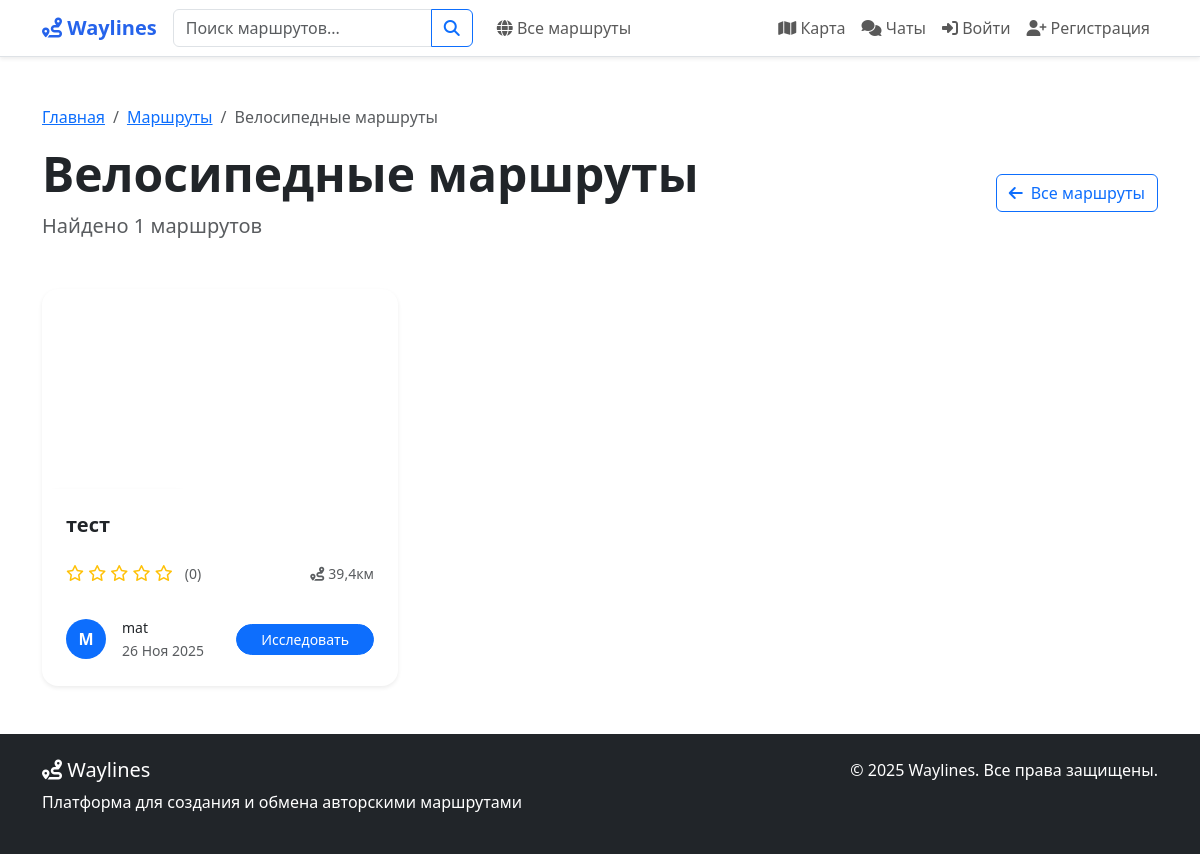
The app's page /routes/routes/cycling/ with its own data.
### routes/models.py (models this page shows, shortened)
class Route(models.Model):
    PRIVACY_CHOICES = [
        ("public", "Публичный"),
        ("private", "Приватный"),
        ("link", "По ссылке"),
        ("personal", "Персональный"),
    ]
    ROUTE_TYPE_CHOICES = [
        ("driving", "Автомобильный"),
        ("walking", "Пеший"),
        ("cycling", "Велосипедный"),
        ("mixed", "Смешанный"),
    ]
    MOOD_CHOICES = [
        ("calm", "Спокойный"),
        ("active", "Активный"),
        ("extreme", "Экстремальный"),
        ("romantic", "Романтический"),
        ("family", "Семейный"),
        ("adventure", "Приключенческий"),
    ]
    THEME_CHOICES = [
        ("historical", "Исторический"),
        ("nature", "Природный"),
        ("urban", "Городской"),
        ("cultural", "Культурный"),
        ("gastronomic", "Гастрономический"),
        ("religious", "Религиозный"),
        ("architectural", "Архитектурный"),
    ]
    author = models.ForeignKey(
        User,
        on_delete=models.CASCADE,
        related_name="routes",
        verbose_name="Автор",
    )
    name = models.CharField("Название", max_length=200)
    description = models.TextField("Описание", blank=True)
    short_description = models.TextField(
        "Краткое описание", max_length=300, blank=True
    )
    privacy = models.CharField(
        "Приватность", max_length=20, choices=PRIVACY_CHOICES, default="public"
    )
    route_type = models.CharField(
        "Тип маршрута",
        max_length=20,
        choices=ROUTE_TYPE_CHOICES,
        default="walking",
    )
    mood = models.CharField(
        "Настроение", max_length=20, choices=MOOD_CHOICES, blank=True
    )
    theme = models.CharField(
        "Тема", max_length=20, choices=THEME_CHOICES, blank=True
    )
    duration_minutes = models.IntegerField(
        "Продолжительность (минут)", default=0
    )
    country = models.CharField(max_length=100, blank=True, null=True, verbose_name="Страна")
    total_distance = models.FloatField("Общее расстояние (км)", default=0)
    is_active = models.BooleanField("Актуален", default=True)
    has_audio_guide = models.BooleanField("Есть аудиогид", default=False)
    is_elderly_friendly = models.BooleanField("Для пожилых", default=False)
    shared_with = models.ManyToManyField(
        User,
        related_name="shared_routes",
        blank=True,
        verbose_name="Доступно для",
    )
    created_at = models.DateTimeField("Создан", auto_now_add=True)
    updated_at = models.DateTimeField("Обновлён", auto_now=True)
    last_status_update = models.DateTimeField(
        "Последнее обновление статуса", auto_now=True
    )
    class Meta:
        verbose_name = "Маршрут"
        verbose_name_plural = "Маршруты"
        ordering = ["-created_at"]
    def get_average_rating(self):
        ratings = self.ratings.all()
        if ratings:
            return sum(r.rating for r in ratings) / len(ratings)
        return 0

### routes/views.py (the view)
# urls.py: path("routes/cycling/", views.cycling_routes, name="cycling_routes"),
def cycling_routes(request):
    routes = Route.objects.filter(route_type='cycling', is_active=True)
    context = {
        'routes': routes,
        'page_title': 'Велосипедные маршруты',
        'route_type': 'cycling',
        'total_count': routes.count()
    }
    return render(request, 'routes/filtered_routes.html', context)

### users/context_processors.py (called while the page is built, shortened)
def navbar_context(request):
    context = {}
    return context

### templates/routes/filtered_routes.html (shortened to what this page needs)
{% extends 'base.html' %}
{% load static %}
{% block content %}
<div class="container py-5">
    <div class="row mb-5">
        <div class="col-12">
            <nav aria-label="breadcrumb" class="mb-3">
                <ol class="breadcrumb">
                    <li class="breadcrumb-item"><a href="{% url 'home' %}">Главная</a></li>
                    <li class="breadcrumb-item"><a href="{% url 'all_routes' %}">Маршруты</a></li>
                    <li class="breadcrumb-item active">{{ page_title }}</li>
                </ol>
            </nav>
            <div class="d-flex justify-content-between align-items-center">
                <div>
                    <h1 class="display-5 fw-bold mb-2">{{ page_title }}</h1>
                    <p class="lead text-muted mb-0">Найдено {{ total_count }} маршрутов</p>
                </div>
                <a href="{% url 'all_routes' %}" class="btn btn-outline-primary">
                    <i class="fas fa-arrow-left me-2"></i>Все маршруты
                </a>
            </div>
        </div>
    </div>
    <div class="row g-4">
        {% for route in routes %}
        <div class="col-xl-4 col-lg-6">
            <div class="card route-card h-100 border-0 shadow-sm hover-lift rounded-4">
                <div class="card-image position-relative overflow-hidden rounded-top-4">
                    {% if route.photos.first and route.photos.first.image %}
                    <img src="{{ route.photos.first.image.url }}" class="card-img-top route-image" alt="{{ route.name }}" style="height: 200px; object-fit: cover;">
                    {% else %}
                    <div class="card-img-top route-image bg-gradient-nature d-flex align-items-center justify-content-center" style="height: 200px;">
                        <i class="fas fa-route fa-3x text-white opacity-70"></i>
                    </div>
                    {% endif %}
                </div>
                <div class="card-body d-flex flex-column p-4">
                    <h5 class="card-title fw-bold mb-2 text-dark">{{ route.name }}</h5>
                    <div class="route-meta mb-3">
                        <div class="d-flex justify-content-between align-items-center">
                            <div class="rating-section">
                                <span class="rating-stars text-warning me-2">
                                    {% with rating=route.get_average_rating %}
                                    {% for i in "12345" %}
                                        {% if forloop.counter <= rating %}
                                        <i class="fas fa-star"></i>
                                        {% else %}
                                        <i class="far fa-star"></i>
                                        {% endif %}
                                    {% endfor %}
                                    {% endwith %}
                                </span>
                                <small class="text-muted">({{ route.ratings.count }})</small>
                            </div>
                            <div class="route-length">
                                <small class="text-muted">
                                    <i class="fas fa-route me-1"></i>{{ route.total_distance|floatformat:1 }}км
                                </small>
                            </div>
                        </div>
                    </div>
                    <div class="card-footer bg-transparent border-0 px-0 pb-0 pt-3 mt-auto">
                        <div class="d-flex justify-content-between align-items-center">
                            <div class="d-flex align-items-center">
                                <div class="avatar-sm me-3">
                                    <div class="bg-primary rounded-circle d-flex align-items-center justify-content-center text-white fw-bold" style="width: 40px; height: 40px;">
                                        {{ route.author.username|first|upper }}
                                    </div>
                                </div>
                                <div>
                                    <div class="fw-medium small text-dark">{{ route.author.username }}</div>
                                    <small class="text-muted">{{ route.created_at|date:"d M Y" }}</small>
                                </div>
                            </div>
                            <a href="{% url 'route_detail' route.id %}" class="btn btn-primary btn-sm rounded-pill px-4 hover-scale">
                                Исследовать
                            </a>
                        </div>
                    </div>
                </div>
            </div>
        </div>
        {% endfor %}
    </div>
</div>
{% endblock %}

### templates/base.html (style rules this page uses)
html, body { height: 100%; margin: 0; padding: 0; }
body { display: flex; flex-direction: column; min-height: 100vh; }
.route-card { transition: transform 0.2s ease, box-shadow 0.2s ease; cursor: pointer; }
.route-image { height: 200px; object-fit: cover; }
.rating-stars { color: #ffc107; }

### records on screen
Route: name "тест", ratings.count "0", total_distance "39,4", author.username|first "M", author.username "mat", created_at "26 Ноя 2025"

### other values on screen
{{ page_title }} "Велосипедные маршруты"
{{ total_count }} "1"
